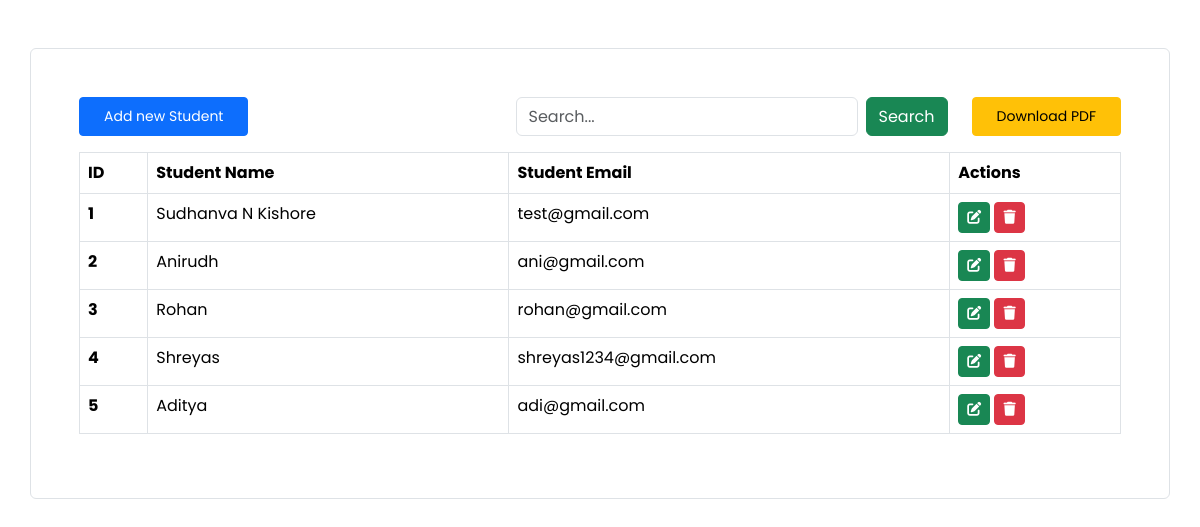
The app's page /, older data.
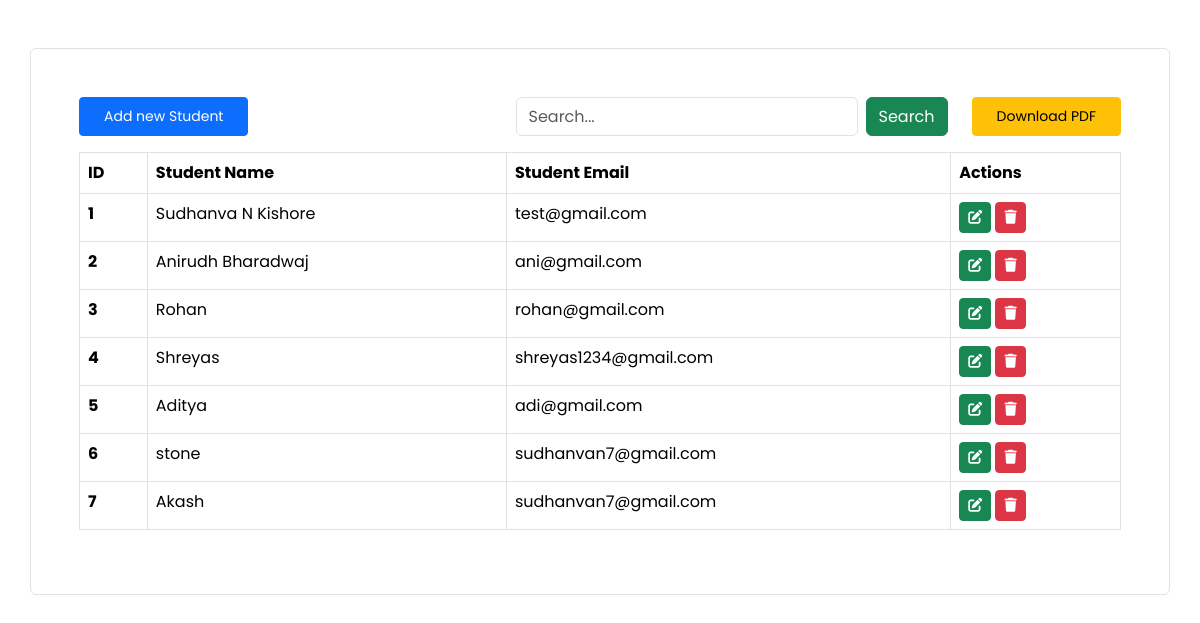
The same page, newer data.
### crud_app/models.py (models this page shows, shortened)
class Student(models.Model):
    name=models.CharField(max_length=100, verbose_name='Student name')
    email=models.EmailField(max_length=277, verbose_name='Student Email')

### crud_app/views.py (the view, shortened to what this page needs)
# urls.py: path('',views.index,name='index'),
def index(request):
    query = ""
    students = Student.objects.all()
    context = {"students": students, "query": query}
    return render(request, "index.html", context=context)

### crud_app/templates/index.html (shortened to what this page needs)
<!doctype html>
<html lang="en">
<head>
    <link href="https://cdn.jsdelivr.net/npm/bootstrap@5.3.3/dist/css/bootstrap.min.css" rel="stylesheet"
>
    <link rel="stylesheet" href="https://cdnjs.cloudflare.com/ajax/libs/font-awesome/6.6.0/css/all.min.css"
 />
</head>
<body>
    <div class="container mt-5 p-5 border rounded">
        <div class="d-flex justify-content-between align-items-center">
            <a href="" data-bs-toggle="modal" data-bs-target="#addStudentModal"
                class="btn btn-primary px-4 py-2 btn-sm">Add new Student</a>
            <div class="d-flex">
                <form action="" method="post" class="d-flex">
                    <input type="search" value="{{query}}" name="searchquery" class="form-control"
                        placeholder="Search...">
                    <button class="btn btn-success mx-2" name="search">Search</button>
                </form>
                <a href="{% url 'download_pdf' %}" class="btn btn-warning px-4 py-2 btn-sm ms-3">Download PDF</a>
            </div>
        </div>
        <table class="table mt-3 table-bordered">
            <thead>
                <tr>
                    <th scope="col">ID</th>
                    <th scope="col">Student Name</th>
                    <th scope="col">Student Email</th>
                    <th scope="col">Actions</th>
                </tr>
            </thead>
            <tbody>
                {% for student in students %}
                <tr>
                    <th>{{student.id}}</th>
                    <td>{{student.name}}</td>
                    <td>{{student.email}}</td>
                    <td>
                        <a href="" data-bs-toggle="modal" data-bs-target="#updateStudentModal_{{student.id}}"
                            class="btn btn-success btn-sm"><i class="fa-solid fa-pen-to-square"></i></a>
                        <a href="" data-bs-toggle="modal" data-bs-target="#deleteStudentModal_{{student.id}}"
                            class="btn btn-danger btn-sm"><i class="fa-solid fa-trash"></i></a>
                    </td>
                </tr>
                {% endfor %}
            </tbody>
        </table>
    </div>
</body>
</html>

### crud_app/templates/index.html (style rules this page uses)
* { font-family: 'Poppins', sans-serif; }

Row changes from the older to the newer data that the page shows:
changed Student "ani@gmail.com": name "Anirudh" → "Anirudh Bharadwaj"
added Student: id "6", name "stone", email "sudhanvan7@gmail.com"
added Student: id "7", name "Akash", email "sudhanvan7@gmail.com"
